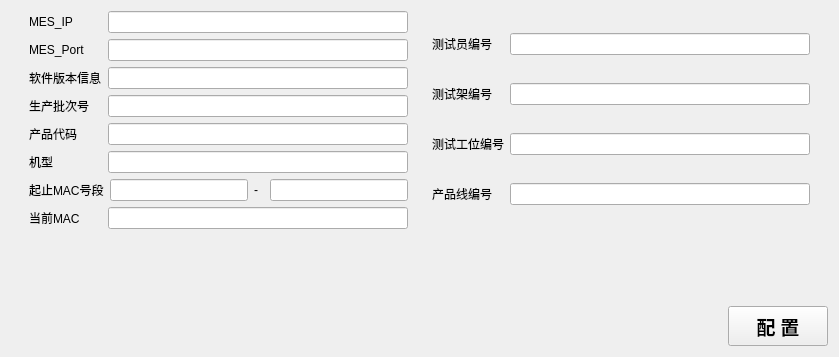
      <widget class="QWidget" name="base_set">
       <attribute name="title">
        <string>基础设置</string>
       </attribute>
       <layout class="QGridLayout" name="gridLayout_5">
        <item row="0" column="0">
         <layout class="QGridLayout" name="gridLayout_22">
          <item row="0" column="0">
           <spacer name="horizontalSpacer_19">
            <property name="orientation">
             <enum>Qt::Horizontal</enum>
            </property>
            <property name="sizeHint" stdset="0">
             <size>
              <width>18</width>
              <height>20</height>
             </size>
            </property>
           </spacer>
          </item>
          <item row="0" column="3">
           <layout class="QVBoxLayout" name="verticalLayout_8">
            <item>
             <layout class="QGridLayout" name="gridLayout">
              <item row="0" column="0">
               <widget class="QLabel" name="label_11">
                <property name="sizePolicy">
                 <sizepolicy hsizetype="Preferred" vsizetype="Preferred">
                  <horstretch>0</horstretch>
                  <verstretch>0</verstretch>
                 </sizepolicy>
                </property>
                <property name="minimumSize">
                 <size>
                  <width>70</width>
                  <height>0</height>
                 </size>
                </property>
                <property name="text">
                 <string>测试员编号</string>
                </property>
               </widget>
              </item>
              <item row="0" column="1">
               <widget class="QLineEdit" name="lineEdit_WorkerNo">
                <property name="sizePolicy">
                 <sizepolicy hsizetype="Expanding" vsizetype="Fixed">
                  <horstretch>0</horstretch>
                  <verstretch>0</verstretch>
                 </sizepolicy>
                </property>
                <property name="minimumSize">
                 <size>
                  <width>300</width>
                  <height>0</height>
                 </size>
                </property>
                <property name="maximumSize">
                 <size>
                  <width>250</width>
                  <height>16777215</height>
                 </size>
                </property>
               </widget>
              </item>
             </layout>
            </item>
            <item>
             <layout class="QGridLayout" name="gridLayout_3">
              <item row="0" column="0">
               <widget class="QLabel" name="label_12">
                <property name="sizePolicy">
                 <sizepolicy hsizetype="Preferred" vsizetype="Preferred">
                  <horstretch>0</horstretch>
                  <verstretch>0</verstretch>
                 </sizepolicy>
                </property>
                <property name="minimumSize">
                 <size>
                  <width>70</width>
                  <height>0</height>
                 </size>
                </property>
                <property name="text">
                 <string>测试架编号</string>
                </property>
               </widget>
              </item>
              <item row="0" column="1">
               <widget class="QLineEdit" name="lineEdit_TestFrameidNo">
                <property name="sizePolicy">
                 <sizepolicy hsizetype="Expanding" vsizetype="Fixed">
                  <horstretch>0</horstretch>
                  <verstretch>0</verstretch>
                 </sizepolicy>
                </property>
                <property name="minimumSize">
                 <size>
                  <width>300</width>
                  <height>0</height>
                 </size>
                </property>
                <property name="maximumSize">
                 <size>
                  <width>250</width>
                  <height>16777215</height>
                 </size>
                </property>
               </widget>
              </item>
             </layout>
            </item>
            <item>
             <layout class="QHBoxLayout" name="horizontalLayout_11">
              <item>
               <widget class="QLabel" name="label_10">
                <property name="sizePolicy">
                 <sizepolicy hsizetype="Preferred" vsizetype="Preferred">
                  <horstretch>0</horstretch>
                  <verstretch>0</verstretch>
                 </sizepolicy>
                </property>
                <property name="minimumSize">
                 <size>
                  <width>70</width>
                  <height>0</height>
                 </size>
                </property>
                <property name="text">
                 <string>测试工位编号</string>
                </property>
               </widget>
              </item>
              <item>
               <widget class="QLineEdit" name="lineEdit_WksNo">
                <property name="sizePolicy">
                 <sizepolicy hsizetype="Expanding" vsizetype="Fixed">
                  <horstretch>0</horstretch>
                  <verstretch>0</verstretch>
                 </sizepolicy>
                </property>
                <property name="minimumSize">
                 <size>
                  <width>300</width>
                  <height>0</height>
                 </size>
                </property>
               </widget>
              </item>
             </layout>
            </item>
            <item>
             <layout class="QHBoxLayout" name="horizontalLayout_10">
              <item>
               <widget class="QLabel" name="label_9">
                <property name="sizePolicy">
                 <sizepolicy hsizetype="Preferred" vsizetype="Preferred">
                  <horstretch>0</horstretch>
                  <verstretch>0</verstretch>
                 </sizepolicy>
                </property>
                <property name="minimumSize">
                 <size>
                  <width>70</width>
                  <height>0</height>
                 </size>
                </property>
                <property name="text">
                 <string>产品线编号</string>
                </property>
               </widget>
              </item>
              <item>
               <widget class="QLineEdit" name="lineEdit_WorkCenter">
                <property name="sizePolicy">
                 <sizepolicy hsizetype="Expanding" vsizetype="Fixed">
                  <horstretch>0</horstretch>
                  <verstretch>0</verstretch>
                 </sizepolicy>
                </property>
                <property name="minimumSize">
                 <size>
                  <width>300</width>
                  <height>0</height>
                 </size>
                </property>
                <property name="maximumSize">
                 <size>
                  <width>300</width>
                  <height>16777215</height>
                 </size>
                </property>
               </widget>
              </item>
             </layout>
            </item>
           </layout>
          </item>
          <item row="0" column="4">
           <spacer name="horizontalSpacer_20">
            <property name="orientation">
             <enum>Qt::Horizontal</enum>
            </property>
            <property name="sizeHint" stdset="0">
             <size>
              <width>18</width>
              <height>20</height>
             </size>
            </property>
           </spacer>
          </item>
          <item row="0" column="1">
           <layout class="QVBoxLayout" name="verticalLayout_7">
            <item>
             <layout class="QHBoxLayout" name="horizontalLayout">
              <item>
               <widget class="QLabel" name="label">
                <property name="sizePolicy">
                 <sizepolicy hsizetype="Preferred" vsizetype="Preferred">
                  <horstretch>0</horstretch>
                  <verstretch>0</verstretch>
                 </sizepolicy>
                </property>
                <property name="minimumSize">
                 <size>
                  <width>70</width>
                  <height>0</height>
                 </size>
                </property>
                <property name="text">
                 <string>MES_IP</string>
                </property>
               </widget>
              </item>
              <item>
               <widget class="QLineEdit" name="lineEdit_IP">
                <property name="sizePolicy">
                 <sizepolicy hsizetype="Expanding" vsizetype="Fixed">
                  <horstretch>0</horstretch>
                  <verstretch>0</verstretch>
                 </sizepolicy>
                </property>
                <property name="minimumSize">
                 <size>
                  <width>300</width>
                  <height>0</height>
                 </size>
                </property>
                <property name="maximumSize">
                 <size>
                  <width>300</width>
                  <height>16777215</height>
                 </size>
                </property>
               </widget>
              </item>
             </layout>
            </item>
            <item>
             <layout class="QHBoxLayout" name="horizontalLayout_3">
              <item>
               <widget class="QLabel" name="label_2">
                <property name="sizePolicy">
                 <sizepolicy hsizetype="Preferred" vsizetype="Preferred">
                  <horstretch>0</horstretch>
                  <verstretch>0</verstretch>
                 </sizepolicy>
                </property>
                <property name="minimumSize">
                 <size>
                  <width>70</width>
                  <height>0</height>
                 </size>
                </property>
                <property name="text">
                 <string>MES_Port</string>
                </property>
               </widget>
              </item>
              <item>
               <widget class="QLineEdit" name="lineEdit_Port">
                <property name="sizePolicy">
                 <sizepolicy hsizetype="Expanding" vsizetype="Fixed">
                  <horstretch>0</horstretch>
                  <verstretch>0</verstretch>
                 </sizepolicy>
                </property>
                <property name="minimumSize">
                 <size>
                  <width>300</width>
                  <height>0</height>
                 </size>
                </property>
                <property name="maximumSize">
                 <size>
                  <width>300</width>
                  <height>16777215</height>
                 </size>
                </property>
               </widget>
              </item>
             </layout>
            </item>
            <item>
             <layout class="QHBoxLayout" name="horizontalLayout_16">
              <item>
               <widget class="QLabel" name="label_15">
                <property name="sizePolicy">
                 <sizepolicy hsizetype="Preferred" vsizetype="Preferred">
                  <horstretch>0</horstretch>
                  <verstretch>0</verstretch>
                 </sizepolicy>
                </property>
                <property name="minimumSize">
                 <size>
                  <width>70</width>
                  <height>0</height>
                 </size>
                </property>
                <property name="text">
                 <string>软件版本信息</string>
                </property>
               </widget>
              </item>
              <item>
               <widget class="QLineEdit" name="lineEdit_AutoTestVersion">
                <property name="sizePolicy">
                 <sizepolicy hsizetype="Expanding" vsizetype="Fixed">
                  <horstretch>0</horstretch>
                  <verstretch>0</verstretch>
                 </sizepolicy>
                </property>
                <property name="minimumSize">
                 <size>
                  <width>300</width>
                  <height>0</height>
                 </size>
                </property>
                <property name="maximumSize">
                 <size>
                  <width>300</width>
                  <height>16777215</height>
                 </size>
                </property>
               </widget>
              </item>
             </layout>
            </item>
            <item>
             <layout class="QHBoxLayout" name="horizontalLayout_17">
              <item>
               <widget class="QLabel" name="label_16">
                <property name="sizePolicy">
                 <sizepolicy hsizetype="Preferred" vsizetype="Preferred">
                  <horstretch>0</horstretch>
                  <verstretch>0</verstretch>
                 </sizepolicy>
                </property>
                <property name="minimumSize">
                 <size>
                  <width>70</width>
                  <height>0</height>
                 </size>
                </property>
                <property name="text">
                 <string>生产批次号</string>
                </property>
               </widget>
              </item>
              <item>
               <widget class="QLineEdit" name="lineEdit_MoLotNo">
                <property name="sizePolicy">
                 <sizepolicy hsizetype="Expanding" vsizetype="Fixed">
                  <horstretch>0</horstretch>
                  <verstretch>0</verstretch>
                 </sizepolicy>
                </property>
                <property name="minimumSize">
                 <size>
                  <width>300</width>
                  <height>0</height>
                 </size>
                </property>
                <property name="maximumSize">
                 <size>
                  <width>300</width>
                  <height>16777215</height>
                 </size>
                </property>
               </widget>
              </item>
             </layout>
            </item>
            <item>
             <layout class="QHBoxLayout" name="horizontalLayout_28">
              <item>
               <widget class="QLabel" name="label_63">
                <property name="sizePolicy">
                 <sizepolicy hsizetype="Preferred" vsizetype="Preferred">
                  <horstretch>0</horstretch>
                  <verstretch>0</verstretch>
                 </sizepolicy>
                </property>
                <property name="minimumSize">
                 <size>
                  <width>70</width>
                  <height>0</height>
                 </size>
                </property>
                <property name="text">
                 <string>产品代码</string>
                </property>
               </widget>
              </item>
              <item>
               <widget class="QLineEdit" name="lineEdit_PartNo">
                <property name="sizePolicy">
                 <sizepolicy hsizetype="Expanding" vsizetype="Fixed">
                  <horstretch>0</horstretch>
                  <verstretch>0</verstretch>
                 </sizepolicy>
                </property>
                <property name="minimumSize">
                 <size>
                  <width>300</width>
                  <height>0</height>
                 </size>
                </property>
                <property name="maximumSize">
                 <size>
                  <width>300</width>
                  <height>16777215</height>
                 </size>
                </property>
               </widget>
              </item>
             </layout>
            </item>
            <item>
             <layout class="QHBoxLayout" name="horizontalLayout_14">
              <item>
               <widget class="QLabel" name="label_13">
                <property name="sizePolicy">
                 <sizepolicy hsizetype="Preferred" vsizetype="Preferred">
                  <horstretch>0</horstretch>
                  <verstretch>0</verstretch>
                 </sizepolicy>
                </property>
                <property name="minimumSize">
                 <size>
                  <width>70</width>
                  <height>0</height>
                 </size>
                </property>
                <property name="text">
                 <string>机型</string>
                </property>
               </widget>
              </item>
              <item>
               <widget class="QLineEdit" name="lineEdit_ModuleType">
                <property name="sizePolicy">
                 <sizepolicy hsizetype="Expanding" vsizetype="Fixed">
                  <horstretch>0</horstretch>
                  <verstretch>0</verstretch>
                 </sizepolicy>
                </property>
                <property name="minimumSize">
                 <size>
                  <width>300</width>
                  <height>0</height>
                 </size>
                </property>
                <property name="maximumSize">
                 <size>
                  <width>300</width>
                  <height>16777215</height>
                 </size>
                </property>
               </widget>
              </item>
             </layout>
            </item>
            <item>
             <layout class="QHBoxLayout" name="horizontalLayout_15">
              <item>
               <widget class="QLabel" name="label_14">
                <property name="sizePolicy">
                 <sizepolicy hsizetype="Preferred" vsizetype="Preferred">
                  <horstretch>0</horstretch>
                  <verstretch>0</verstretch>
                 </sizepolicy>
                </property>
                <property name="minimumSize">
                 <size>
                  <width>70</width>
                  <height>0</height>
                 </size>
                </property>
                <property name="text">
                 <string>起止MAC号段</string>
                </property>
               </widget>
              </item>
              <item>
               <widget class="QLineEdit" name="lineEdit_WT_MAC_RANGE_BEGIN">
                <property name="sizePolicy">
                 <sizepolicy hsizetype="Expanding" vsizetype="Fixed">
                  <horstretch>0</horstretch>
                  <verstretch>0</verstretch>
                 </sizepolicy>
                </property>
                <property name="minimumSize">
                 <size>
                  <width>138</width>
                  <height>0</height>
                 </size>
                </property>
                <property name="maximumSize">
                 <size>
                  <width>138</width>
                  <height>16777215</height>
                 </size>
                </property>
               </widget>
              </item>
              <item>
               <widget class="QLabel" name="label_46">
                <property name="sizePolicy">
                 <sizepolicy hsizetype="Preferred" vsizetype="Fixed">
                  <horstretch>0</horstretch>
                  <verstretch>0</verstretch>
                 </sizepolicy>
                </property>
                <property name="minimumSize">
                 <size>
                  <width>10</width>
                  <height>0</height>
                 </size>
                </property>
                <property name="maximumSize">
                 <size>
                  <width>10</width>
                  <height>16777215</height>
                 </size>
                </property>
                <property name="text">
                 <string>-</string>
                </property>
               </widget>
              </item>
              <item>
               <widget class="QLineEdit" name="lineEdit_WT_MAC_RANGE_END">
                <property name="sizePolicy">
                 <sizepolicy hsizetype="Expanding" vsizetype="Fixed">
                  <horstretch>0</horstretch>
                  <verstretch>0</verstretch>
                 </sizepolicy>
                </property>
                <property name="minimumSize">
                 <size>
                  <width>138</width>
                  <height>0</height>
                 </size>
                </property>
                <property name="maximumSize">
                 <size>
                  <width>138</width>
                  <height>16777215</height>
                 </size>
                </property>
               </widget>
              </item>
             </layout>
            </item>
            <item>
             <layout class="QHBoxLayout" name="horizontalLayout_60">
              <item>
               <widget class="QLabel" name="label_47">
                <property name="sizePolicy">
                 <sizepolicy hsizetype="Preferred" vsizetype="Preferred">
                  <horstretch>0</horstretch>
                  <verstretch>0</verstretch>
                 </sizepolicy>
                </property>
                <property name="minimumSize">
                 <size>
                  <width>70</width>
                  <height>0</height>
                 </size>
                </property>
                <property name="text">
                 <string>当前MAC</string>
                </property>
               </widget>
              </item>
              <item>
               <widget class="QLineEdit" name="lineEdit_WT_MAC_CURRENT">
                <property name="sizePolicy">
                 <sizepolicy hsizetype="Expanding" vsizetype="Fixed">
                  <horstretch>0</horstretch>
                  <verstretch>0</verstretch>
                 </sizepolicy>
                </property>
                <property name="minimumSize">
                 <size>
                  <width>300</width>
                  <height>0</height>
                 </size>
                </property>
                <property name="maximumSize">
                 <size>
                  <width>300</width>
                  <height>16777215</height>
                 </size>
                </property>
               </widget>
              </item>
             </layout>
            </item>
           </layout>
          </item>
          <item row="0" column="2">
           <spacer name="horizontalSpacer_18">
            <property name="orientation">
             <enum>Qt::Horizontal</enum>
            </property>
            <property name="sizeHint" stdset="0">
             <size>
              <width>18</width>
              <height>20</height>
             </size>
            </property>
           </spacer>
          </item>
         </layout>
        </item>
        <item row="1" column="0">
         <layout class="QGridLayout" name="gridLayout_15">
          <item row="0" column="0">
           <layout class="QGridLayout" name="gridLayout_4">
            <item row="0" column="3">
             <widget class="QLabel" name="label_user">
              <property name="font">
               <font>
                <family>Adobe Arabic</family>
                <pointsize>36</pointsize>
                <weight>75</weight>
                <bold>true</bold>
               </font>
              </property>
              <property name="text">
               <string/>
              </property>
             </widget>
            </item>
            <item row="0" column="2">
             <spacer name="verticalSpacer">
              <property name="orientation">
               <enum>Qt::Vertical</enum>
              </property>
              <property name="sizeHint" stdset="0">
               <size>
                <width>20</width>
                <height>40</height>
               </size>
              </property>
             </spacer>
            </item>
            <item row="0" column="1">
             <widget class="QLabel" name="label_MES_Status">
              <property name="font">
               <font>
                <family>Adobe Arabic</family>
                <pointsize>36</pointsize>
                <weight>75</weight>
                <bold>true</bold>
               </font>
              </property>
              <property name="text">
               <string/>
              </property>
             </widget>
            </item>
            <item row="0" column="0">
             <spacer name="horizontalSpacer_2">
              <property name="orientation">
               <enum>Qt::Horizontal</enum>
              </property>
              <property name="sizeHint" stdset="0">
               <size>
                <width>40</width>
                <height>20</height>
               </size>
              </property>
             </spacer>
            </item>
            <item row="0" column="4">
             <spacer name="horizontalSpacer_3">
              <property name="orientation">
               <enum>Qt::Horizontal</enum>
              </property>
              <property name="sizeHint" stdset="0">
               <size>
                <width>40</width>
                <height>20</height>
               </size>
              </property>
             </spacer>
            </item>
           </layout>
          </item>
          <item row="1" column="0">
           <layout class="QHBoxLayout" name="horizontalLayout_4">
            <item>
             <spacer name="horizontalSpacer">
              <property name="orientation">
               <enum>Qt::Horizontal</enum>
              </property>
              <property name="sizeHint" stdset="0">
               <size>
                <width>478</width>
                <height>20</height>
               </size>
              </property>
             </spacer>
            </item>
            <item>
             <widget class="QPushButton" name="pushButton_set">
              <property name="minimumSize">
               <size>
                <width>100</width>
                <height>40</height>
               </size>
              </property>
              <property name="font">
               <font>
                <family>Adobe Arabic</family>
                <pointsize>14</pointsize>
                <weight>75</weight>
                <bold>true</bold>
               </font>
              </property>
              <property name="text">
               <string>配 置</string>
              </property>
             </widget>
            </item>
           </layout>
          </item>
         </layout>
        </item>
       </layout>
      </widget>
